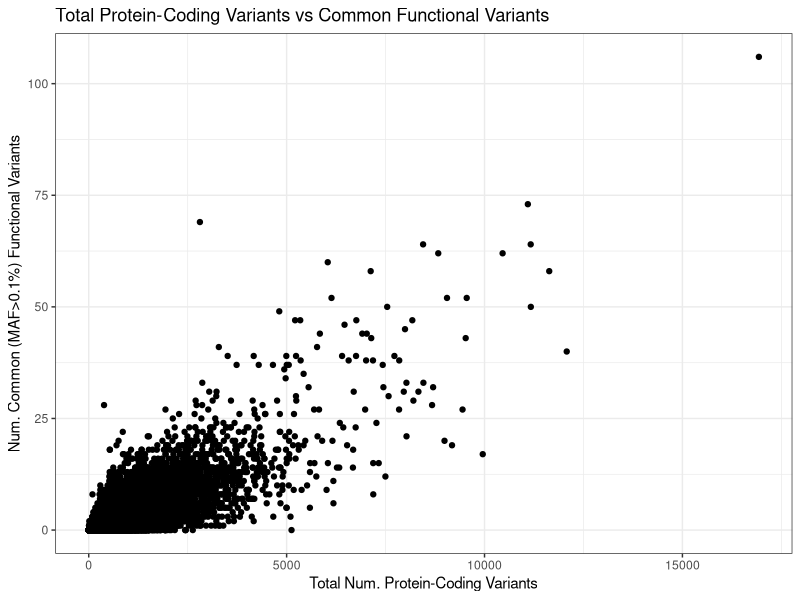
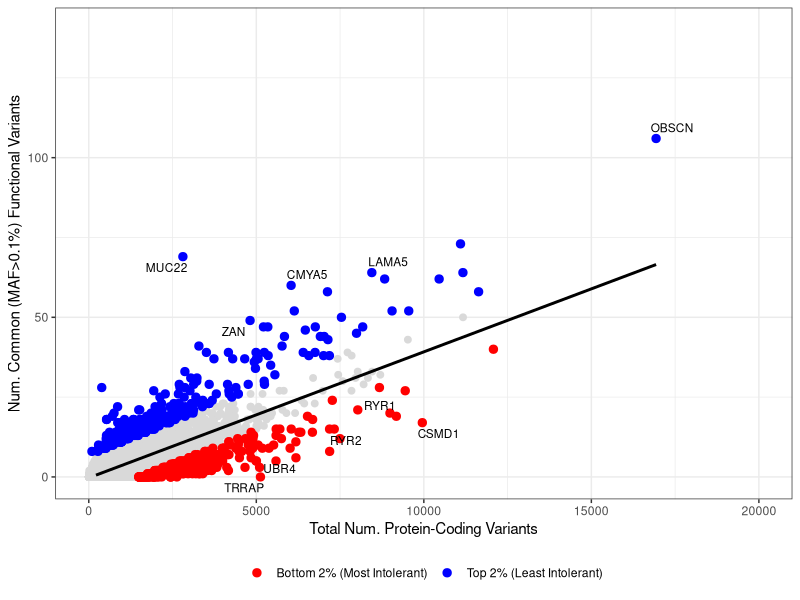

Write the R code that produced these figures, in order.
## ---- chunk 1
knitr::opts_chunk$set(echo = TRUE)

library(tidyverse)
library(ggrepel)
## ---- chunk 2
gene_df <- read_tsv("gnomAD_gene_counts_subset_RVIS_upd.tsv")
head(gene_df)
## ---- chunk 3
## generate a scatterplot of the data
gene_df_filt <- gene_df %>% filter(num_common_functional<140)
ggplot(data=gene_df_filt, mapping=aes(x=total_coding_variants, y=num_common_functional)) +
  geom_point() +
  xlab("Total Num. Protein-Coding Variants") +
  ylab("Num. Common (MAF>0.1%) Functional Variants") +
  theme_bw() +
  ggtitle("Total Protein-Coding Variants vs Common Functional Variants") 
## ---- chunk 4
rvis_regress <- lm(num_common_functional ~ total_coding_variants, data=gene_df)
summary(rvis_regress)
## ---- chunk 5
student_resid <- rstudent(rvis_regress)
head(student_resid)
## ---- chunk 6
gene_df$RVIS = student_resid
## ---- chunk 7
## to create a plot like the one in the paper
gene_df <- gene_df %>%
  mutate(RVIS_group = case_when(RVIS <= quantile(RVIS, 0.02) ~ "Bottom 2% (Most Intolerant)",
                                RVIS >= quantile(RVIS, 0.98) ~ "Top 2% (Least Intolerant)",
                                TRUE ~ ""))

gene_df_2 <- gene_df %>% filter(num_common_functional<140)

label_df <- bind_rows(
  slice_max(gene_df_2, RVIS, n = 5),
  slice_min(gene_df_2, RVIS, n = 5)
)

ggplot(gene_df, aes(y=num_common_functional, x=total_coding_variants)) +
  geom_point(color = "grey85", size = 2) +
  geom_point(
    data = filter(gene_df, RVIS_group != ""),
    aes(color = RVIS_group),
    size = 2.5
  ) +
  geom_smooth(method = "lm", se = FALSE, color = "black") +
  scale_color_manual(
    values = c(
      "Bottom 2% (Most Intolerant)" = "red",
      "Top 2% (Least Intolerant)" = "blue"
    )
  ) +
  theme_bw() +
  geom_text_repel(data = label_df, aes(label = gene), size = 3) +
  xlab("Total Num. Protein-Coding Variants") +
  ylab("Num. Common (MAF>0.1%) Functional Variants") +
  theme(legend.title = element_blank(),
        legend.position = "bottom") +
  ylim(c(0,140)) +
  xlim(c(0,20000))
## ---- chunk 8
extremes_df <- bind_rows(
  slice_max(gene_df, RVIS, n = 10),
  slice_min(gene_df, RVIS, n = 10)
)
print(extremes_df)
## ---- chunk 9
## disease gene associated with developmental epileptic encephalopathy
gene_df %>% filter(gene=="SCN1A")
## ---- chunk 10
## disease gene associated with Kabuki syndrome
gene_df %>% filter(gene=="KMT2D")
## ---- chunk 11
gene_df %>% filter(gene=="SETD1A")
## ---- chunk 12
gene_df %>% filter(gene=="ARID1B")
## ---- chunk 13
gene_df %>% filter(gene=="POGZ")
## ---- chunk 14
gene_df %>% filter(gene=="OR10G4")
## ---- chunk 15
gene_df %>% filter(gene=="TAS1R2")
## ---- chunk 16
gene_df %>% filter(gene=="OR1A1")
